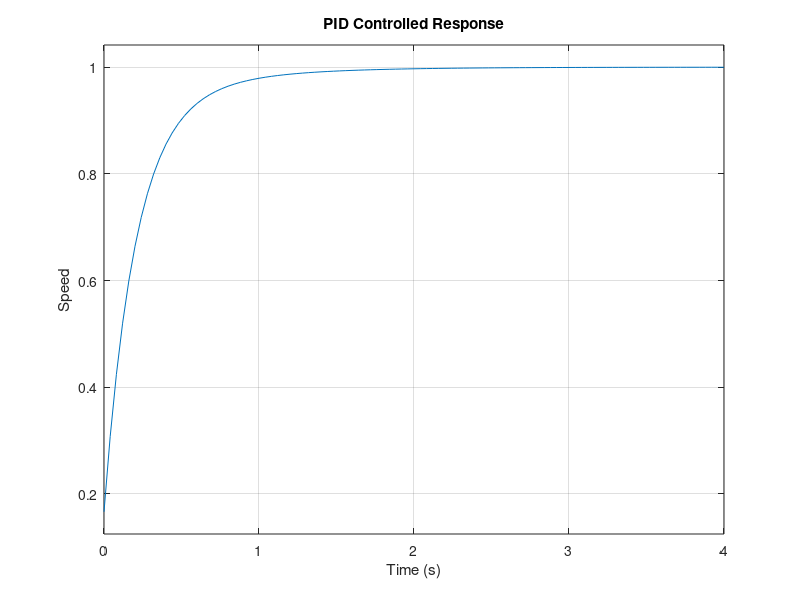

Here is the MATLAB script that generated this plot: (Note: this script raises an error after producing the figure.)
clc; clear; close all;

% Motor model (same as before)
K = 1;
tau = 0.5;
G = tf(K, [tau 1]);

% Initial PID values
Kp = 3;
Ki = 5;
Kd = 0.1;

% Create PID controller
C = pid(Kp, Ki, Kd);

% Closed-loop system
T = feedback(C * G, 1);

% Plot response
figure;
step(T);
title('PID Controlled Response');
xlabel('Time (s)');
ylabel('Speed');

% Performance info
info = stepinfo(T)

% Save plot
saveas(gcf, 'pid_response.png');
